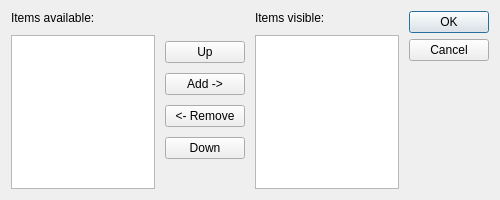
<?xml version="1.0" encoding="UTF-8"?>
<ui version="4.0">
 <class>QtManagedToolBarDialog</class>
 <widget class="QDialog" name="QtManagedToolBarDialog">
  <property name="geometry">
   <rect>
    <x>0</x>
    <y>0</y>
    <width>500</width>
    <height>200</height>
   </rect>
  </property>
  <property name="sizePolicy">
   <sizepolicy hsizetype="Minimum" vsizetype="Minimum">
    <horstretch>0</horstretch>
    <verstretch>0</verstretch>
   </sizepolicy>
  </property>
  <property name="minimumSize">
   <size>
    <width>500</width>
    <height>200</height>
   </size>
  </property>
  <property name="maximumSize">
   <size>
    <width>700</width>
    <height>600</height>
   </size>
  </property>
  <property name="windowTitle">
   <string>Customize toolbar</string>
  </property>
  <property name="windowIcon">
   <iconset resource="../../resources/images.qrc">
    <normaloff>:/settings.png</normaloff>:/settings.png</iconset>
  </property>
  <layout class="QHBoxLayout" name="horizontalLayout">
   <property name="spacing">
    <number>10</number>
   </property>
   <item>
    <layout class="QVBoxLayout" name="vlayAvailable">
     <item>
      <widget class="QLabel" name="lblAvailable">
       <property name="text">
        <string>Items available:</string>
       </property>
      </widget>
     </item>
     <item>
      <widget class="QListWidget" name="listAvailable"/>
     </item>
    </layout>
   </item>
   <item>
    <layout class="QVBoxLayout" name="vlayButtons">
     <property name="spacing">
      <number>10</number>
     </property>
     <item>
      <spacer name="vSpacerTop">
       <property name="orientation">
        <enum>Qt::Vertical</enum>
       </property>
       <property name="sizeHint" stdset="0">
        <size>
         <width>20</width>
         <height>40</height>
        </size>
       </property>
      </spacer>
     </item>
     <item>
      <widget class="QPushButton" name="btnUp">
       <property name="text">
        <string>Up</string>
       </property>
      </widget>
     </item>
     <item>
      <widget class="QPushButton" name="btnToRight">
       <property name="locale">
        <locale language="English" country="UnitedStates"/>
       </property>
       <property name="text">
        <string>Add -&gt;</string>
       </property>
      </widget>
     </item>
     <item>
      <widget class="QPushButton" name="btnToLeft">
       <property name="text">
        <string>&lt;- Remove</string>
       </property>
      </widget>
     </item>
     <item>
      <widget class="QPushButton" name="btnDown">
       <property name="text">
        <string>Down</string>
       </property>
      </widget>
     </item>
     <item>
      <spacer name="vSpacerBottom">
       <property name="orientation">
        <enum>Qt::Vertical</enum>
       </property>
       <property name="sizeHint" stdset="0">
        <size>
         <width>20</width>
         <height>40</height>
        </size>
       </property>
      </spacer>
     </item>
    </layout>
   </item>
   <item>
    <layout class="QVBoxLayout" name="vlayVisible">
     <item>
      <widget class="QLabel" name="lblVisible">
       <property name="text">
        <string>Items visible:</string>
       </property>
      </widget>
     </item>
     <item>
      <widget class="QListWidget" name="listVisible"/>
     </item>
    </layout>
   </item>
   <item>
    <widget class="QDialogButtonBox" name="btnBox">
     <property name="orientation">
      <enum>Qt::Vertical</enum>
     </property>
     <property name="standardButtons">
      <set>QDialogButtonBox::Cancel|QDialogButtonBox::Ok</set>
     </property>
    </widget>
   </item>
  </layout>
 </widget>
 <resources>
  <include location="../../resources/images.qrc"/>
 </resources>
 <connections>
  <connection>
   <sender>btnBox</sender>
   <signal>accepted()</signal>
   <receiver>QtManagedToolBarDialog</receiver>
   <slot>accept()</slot>
   <hints>
    <hint type="sourcelabel">
     <x>248</x>
     <y>254</y>
    </hint>
    <hint type="destinationlabel">
     <x>157</x>
     <y>274</y>
    </hint>
   </hints>
  </connection>
  <connection>
   <sender>btnBox</sender>
   <signal>rejected()</signal>
   <receiver>QtManagedToolBarDialog</receiver>
   <slot>reject()</slot>
   <hints>
    <hint type="sourcelabel">
     <x>316</x>
     <y>260</y>
    </hint>
    <hint type="destinationlabel">
     <x>286</x>
     <y>274</y>
    </hint>
   </hints>
  </connection>
 </connections>
</ui>
